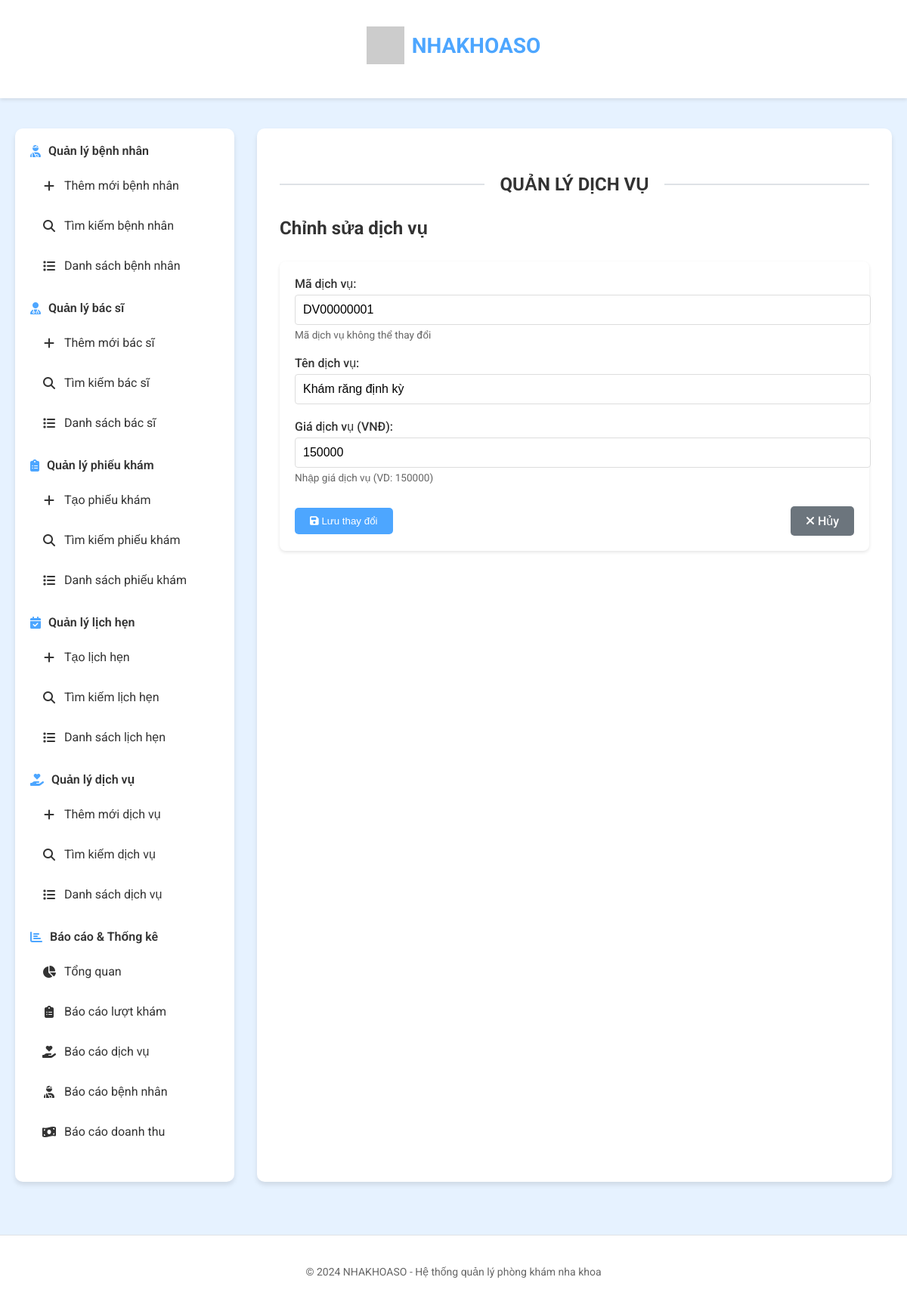
Page /dich-vu/chinh-sua/DV00000001 on the committed database.
### tables this page shows
CREATE TABLE DICHVU (
    MaDV CHAR(10) NOT NULL PRIMARY KEY, -- Mã dịch vụ
    TenDV VARCHAR(100) NOT NULL, -- Tên dịch vụ
    Gia DECIMAL(18,2) NULL -- Giá
);

### app.py (the view, shortened to what this page needs)
@app.route('/dich-vu/chinh-sua/<ma_dv>', methods=['GET', 'POST'])
def chinh_sua_dich_vu(ma_dv):
    dv = get_dich_vu_by_id(ma_dv)
    if not dv:
        flash('Không tìm thấy dịch vụ', 'error')
        return redirect(url_for('dich_vu_list'))
    return render_template('chinh_sua_dich_vu.html', dich_vu=dv)

### database/db.py (called while the page is built)
def dict_factory(cursor, row):
    d = {}
    for idx, col in enumerate(cursor.description):
        value = row[idx]
        if isinstance(value, str) and len(value) == 10 and value[4] == "-" and value[7] == "-":
            try:
                value = datetime.datetime.strptime(value, "%Y-%m-%d")
            except ValueError:
                pass
        d[col[0]] = value
    return d

def get_connection():
    try:
        if not os.path.exists(DB_PATH):
            raise Exception(f"File cơ sở dữ liệu không tồn tại: {DB_PATH}")
        connection = sqlite3.connect(DB_PATH)
        connection.row_factory = dict_factory
        return connection
    except sqlite3.Error as e:
        error_msg = f"Lỗi khi kết nối đến SQLite: {e}"
        print(error_msg)
        raise Exception(error_msg)
    except Exception as e:
        error_msg = f"Lỗi: {e}"
        print(error_msg)
        raise Exception(error_msg)

def execute_query(query, params=None, fetch=False):
    query = query.replace("%s", "?")
    connection = get_connection()
    result = None
    if not connection:
        raise Exception("Không thể kết nối đến cơ sở dữ liệu")
    try:
        cursor = connection.cursor()
        if params:
            cursor.execute(query, params)
        else:
            cursor.execute(query)
        if fetch:
            result = cursor.fetchall()
        else:
            connection.commit()
            result = cursor.lastrowid
        cursor.close()
    except sqlite3.Error as e:
        error_msg = f"Lỗi khi thực thi truy vấn: {e}"
        print(error_msg)
        raise Exception(error_msg)
    finally:
        connection.close()
    return result

### database/dich_vu.py (called while the page is built)
def get_dich_vu_by_id(ma_dv):
    try:
        query = """
        SELECT * FROM DICHVU
        WHERE MaDV = %s
        """
        result = execute_query(query, (ma_dv,), fetch=True)
        if result and len(result) > 0:
            dich_vu = result[0]
            if dich_vu['Gia'] is None:
                dich_vu['Gia'] = 0
            elif isinstance(dich_vu['Gia'], str):
                try:
                    dich_vu['Gia'] = float(dich_vu['Gia'])
                except ValueError:
                    dich_vu['Gia'] = 0
            return dich_vu
        return None
    except Exception as e:
        print(f"Lỗi trong hàm get_dich_vu_by_id: {str(e)}")
        raise

### templates/chinh_sua_dich_vu.html (shortened to what this page needs)
{% extends 'layout.html' %}
{% block content %}
<div class="section-title">
    <h2>QUẢN LÝ DỊCH VỤ</h2>
</div>
<div class="content-header">
            <h2>Chỉnh sửa dịch vụ</h2></div><div class="form-container">
            <form action="{{ url_for('chinh_sua_dich_vu', ma_dv=dich_vu.MaDV) }}" method="POST"><div class="form-group">
                    <label for="ma_dv">Mã dịch vụ:</label>
                    <input type="text" id="ma_dv" name="ma_dv" value="{{ dich_vu.MaDV }}" readonly>
                    <small>Mã dịch vụ không thể thay đổi</small></div><div class="form-group">
                    <label for="ten_dv">Tên dịch vụ:</label>
                    <input type="text" id="ten_dv" name="ten_dv" value="{{ dich_vu.TenDV }}" required></div><div class="form-group">
                    <label for="gia">Giá dịch vụ (VNĐ):</label>
                    <input type="number" id="gia" name="gia" min="0" step="1000" value="{{ dich_vu.Gia }}">
                    <small>Nhập giá dịch vụ (VD: 150000)</small></div><div class="form-actions">
                    <button type="submit" class="btn btn-primary">
                        <i class="fas fa-save"></i> Lưu thay đổi
                    </button>
                    <a href="{{ url_for('chi_tiet_dich_vu', ma_dv=dich_vu.MaDV) }}" class="btn btn-secondary">
                        <i class="fas fa-times"></i> Hủy
                    </a></div>
            </form></div>
{% endblock %}

### static/style.css (style rules this page uses)
:root { --primary-color: #4da6ff; --secondary-color: #e6f2ff; --text-color: #333; --light-color: #f8f9fa; --border-color: #dee2e6; --hover-color: #3a8ad6; --success-color: #28a745; --danger-color: #dc3545; --warning-color: #ffc107; --info-color: #17a2b8; }
body { font-family: 'Roboto', sans-serif; margin: 0; padding: 0; background-color: var(--secondary-color); color: var(--text-color); }
.section-title { text-align: center; margin: 30px 0; position: relative; display: flex; align-items: center; justify-content: center; }
.section-title h2 { margin: 0; padding: 0 20px; font-size: 24px; font-weight: 700; color: var(--text-color); }
.section-title::before, .section-title::after { content: ""; flex: 1; height: 2px; background-color: var(--border-color); }
.btn { display: inline-block; padding: 10px 20px; background-color: var(--primary-color); color: white; border: none; border-radius: 5px; cursor: pointer; text-decoration: none; font-weight: 500; transition: background-color 0.3s ease; }
.content-header { margin-bottom: 30px; }
.content-header h2 { font-size: 24px; color: var(--text-color); margin: 0 0 10px 0; }
.form-group { margin-bottom: 20px; }
.form-group label { display: block; margin-bottom: 8px; font-weight: 500; color: var(--text-color); }
.form-actions { display: flex; justify-content: space-between; align-items: center; margin-top: 30px; }

### templates/chinh_sua_dich_vu.html (style rules this page uses)
.form-container { background-color: #fff; padding: 20px; border-radius: 8px; box-shadow: 0 2px 4px rgba(0,0,0,0.1); }
.form-group { margin-bottom: 20px; }
.form-group label { display: block; margin-bottom: 5px; font-weight: 500; }
.form-group input, .form-group select, .form-group textarea { width: 100%; padding: 10px; border: 1px solid #ddd; border-radius: 4px; font-size: 16px; }
.form-group small { display: block; margin-top: 5px; color: #666; font-size: 0.85em; }
.form-actions { display: flex; gap: 10px; margin-top: 30px; }
.btn-primary { background-color: var(--primary-color); color: white; }
.btn-secondary { background-color: #6c757d; color: white; }

### rows in the picture
DICHVU: ma_dv "DV00000001", ten_dv "Khám răng định kỳ", gia "150000"
